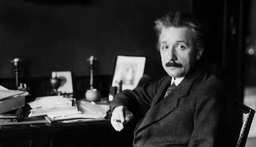
#> input picture CA1/einstein.png, 256 x 147 px, shrunk from 546 x 314 before the run
$ jupyter execute CA1_part1.ipynb   (shell and % lines are left out)
#> lines starting #> are read from the running program, lines starting #| are printed output that depends on the picture
# Part 1: 2D Convolution

### 1.Write a program for the image 2D convolution. It should be able to process any grayscale input image, and operate using the following kernels:

[cell 1]
import numpy as np
import matplotlib.pyplot as plt
from scipy import linalg
import random as rm
import math
import cv2

[cell 2]
# import and show the image
img = cv2.imread('einstein.png',cv2.IMREAD_GRAYSCALE)
#> img: shape (147, 256); min 0, max 254, mean 44.7
plt.imshow(img,plt.cm.gray)
print(img)
#> (printed output is left out)
img_sz=img.shape
#> img_sz = (147, 256)

[cell 3]
# pascal function : for computing sobel kernel
def pascal(k,n):
    if k >= 0 and k <= n:
        y = math.factorial(n)/(math.factorial(n-k)*math.factorial(k))
    else:
        y=0
    return y

[cell 4]
# kernels
#sobel
def sobel(order):
    sobel_x=np.zeros([order,order])
    smooth=np.zeros([order,1])
    diff=np.zeros([order,1])
    for j in range(0,order):
        smooth=pascal(j,order-1)
#         print(smooth)
        for k in range(0,order):
            diff=pascal(k,order-2)-pascal(k-1,order-2)
#             print(diff)
            sobel_x[j][k]=smooth*diff

    sobel_y=-1*sobel_x.T
    return sobel_x,sobel_y
#print(sobel_x,'\n',sobel_y)

[cell 5]
# convolution for sobel kernel, 2 kernel in 2 directions
def convolution_2(img,kernel1,kernel2):
    sz_img=img.shape
    sz_kernel=kernel1.shape
    #[a,b]=sz_kernel

    a=int((sz_kernel[0]-1)/2)
    b=int((sz_kernel[1]-1)/2)

    pimg=np.zeros(sz_img)
    for j in range(a,(sz_img[0]-a)):
        for k in range(b,(sz_img[1]-b)):
            for i in range(0,2):
                ximg=np.sum(img[j-a:j+a+1,k-b:k+b+1]*kernel1)
                yimg=np.sum(img[j-a:j+a+1,k-b:k+b+1]*kernel2)
                pimg[j][k]=np.abs(ximg)+np.abs(yimg)

    return pimg

[cell 6]
# when mask size is 3, ploting the Sobel kenerl processed image
[sobel_x,sobel_y]=sobel(3)
print(sobel_x,'\n',sobel_y)
sobel_img = convolution_2(img,sobel_x,sobel_y)
#> after the loop in convolution_2, `for j in range(a,(sz_img[0]-a)):`:
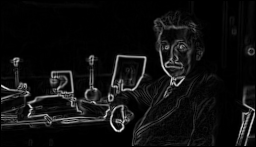
#> pimg: shape (147, 256) float64; min 0, max 1320, mean 83; drawn with min black and max white
#sobel_x_img=np.uint8(sobel_x_img)
plt.imshow(sobel_img,plt.cm.gray)
# print(sobel_x_img)

[cell 7]
# when mask size is 9, ploting the Sobel kenerl processed image
[sobel_x,sobel_y]=sobel(9)
print(sobel_x,'\n',sobel_y)
sobel_img = convolution_2(img,sobel_x,sobel_y)
#> after the loop in convolution_2 (call 2), `for j in range(a,(sz_img[0]-a)):`:
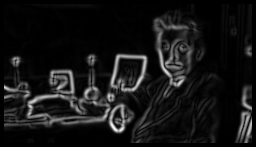
#> pimg: shape (147, 256) float64; min 0, max 2777016, mean 231965.1; drawn with min black and max white
#sobel_x_img=np.uint8(sobel_x_img)
plt.imshow(sobel_img,plt.cm.gray)
# print(sobel_x_img)

[cell 8]
# convolution for Gaussian kernel
def convolution_1(img,kernel1):
    sz_img=img.shape
    sz_kernel=kernel1.shape
    #[a,b]=sz_kernel

    a=int((sz_kernel[0]-1)/2)
    b=int((sz_kernel[1]-1)/2)

    pimg=np.zeros(sz_img)
    for j in range(a,(sz_img[0]-a)):
        for k in range(b,(sz_img[1]-b)):
            for i in range(0,2):
                ximg=np.sum(img[j-a:j+a+1,k-b:k+b+1]*kernel1)
                #yimg=np.sum(img[j-a:j+a+1,k-b:k+b+1]*kernel2)
                pimg[j][k]=np.abs(ximg)

    return pimg

[cell 9]
#kernel
#gaussian
def gaussian(x,y,delta):
    return 1/(2*math.pi*delta**2)*np.exp(-1*(x*x+y*y)/(2*delta**2))
def Gau(order):
    delta=0.3*((order-1)/2-1)+0.8
    a=int((order-1)/2)
    ga=np.zeros([order,order])
    for j in range(-a,a+1):
        for k in range(-a,a+1):
            ga[j][k]=gaussian(j,k,delta)

    return ga
# ga1=1/16*np.array([[1,2,1],[2,4,2],[1,2,1]])
# ga2=1/159*np.array([[2,4,5,4,2],[4,9,12,9,4],[5,12,15,12,5],[4,9,12,9,4],[2,4,5,4,2]])

[cell 10]
# when mask size is 3, ploting the Gaussian kenerl processed image
ga1=Gau(3)
print(ga1)
gaussian_img = convolution_1(img,ga1)
#> after the loop in convolution_1, `for j in range(a,(sz_img[0]-a)):`:
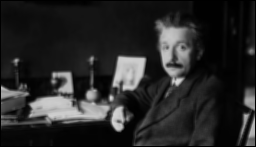
#> pimg: shape (147, 256) float64; min 0, max 214.3, mean 40.1
#sobel_x_img=np.uint8(sobel_x_img)
plt.imshow(gaussian_img,plt.cm.gray)
#print(sobel_x_img)

[cell 11]
# when mask size is 9, ploting the Gaussian kenerl processed image
ga2=Gau(9)
print(ga2)
gaussian_img = convolution_1(img,ga2)
#> after the loop in convolution_1 (call 2), `for j in range(a,(sz_img[0]-a)):`:
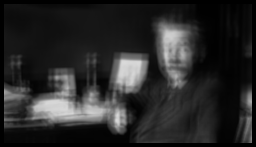
#> pimg: shape (147, 256) float64; min 0, max 218.1, mean 41.3
#sobel_x_img=np.uint8(sobel_x_img)
plt.imshow(gaussian_img,plt.cm.gray)
#print(sobel_x_img)

[cell 12]
# Haar kernel
def Haar(order):
    block=np.ones([order,order]).astype(int)
    mask1=np.concatenate([-1*block,block],axis=0)
    mask2=np.concatenate([-1*block,block],axis=1)
    mask3=np.concatenate([block,-1*block,block],axis=0)
    mask4=np.concatenate([block,-1*block,block],axis=1)
    mask5=np.concatenate([mask1,-1*mask1],axis=1)
    mask=[mask1,mask2,mask3,mask4,mask5]
    return mask

# 2D convolution for Haar kernel
def convolution_3(img,mask):
    sz_img=img.shape
    sz_kernel=mask.shape
    #[a,b]=sz_kernel

    a=int(sz_kernel[0])
    b=int(sz_kernel[1])

    pimg=np.zeros(sz_img)
    for j in range(0,(sz_img[0]-a)):
        for k in range(0,(sz_img[1]-b)):
            for i in range(0,2):
                ximg=np.sum(img[j:j+a,k:k+b]*mask)
                #yimg=np.sum(img[j-a:j+a+1,k-b:k+b+1]*kernel2)
                pimg[j][k]=np.abs(ximg)

    return pimg

[cell 13]
# when mask size is 1, ploting the Haar kenerl processed image
mask=Haar(1)
print(mask)
for ma in mask:
    Haar_img = convolution_3(img,ma)
    plt.imshow(Haar_img,plt.cm.gray)
    plt.show()
#> this loop made 5 passes
#> pass 1, `Haar_img = convolution_3(img,ma)`:
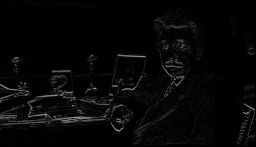
#> Haar_img: shape (147, 256) float64; min 0, max 159, mean 6.6
#> pass 2, `Haar_img = convolution_3(img,ma)`:
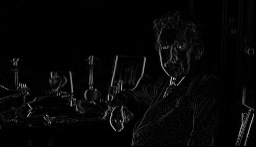
#> Haar_img: shape (147, 256) float64; min 0, max 195, mean 6.5
#> pass 3, `Haar_img = convolution_3(img,ma)`:
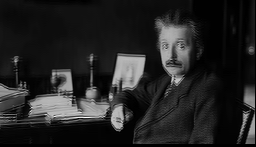
#> Haar_img: shape (147, 256) float64; min 0, max 313, mean 44; drawn with min black and max white

[cell 14]
# when mask size is 2, ploting the Haar kenerl processed image
mask=Haar(2)
print(mask)
for ma in mask:
    Haar_img = convolution_3(img,ma)
    plt.imshow(Haar_img,plt.cm.gray)
    plt.show()
#> this loop made 5 passes
#> pass 1, `Haar_img = convolution_3(img,ma)`:
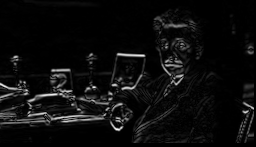
#> Haar_img: shape (147, 256) float64; min 0, max 751, mean 38.5; drawn with min black and max white
#> pass 2, `Haar_img = convolution_3(img,ma)`:
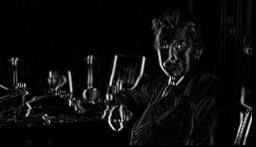
#> Haar_img: shape (147, 256) float64; min 0, max 786, mean 39.3; drawn with min black and max white
#> pass 3, `Haar_img = convolution_3(img,ma)`:
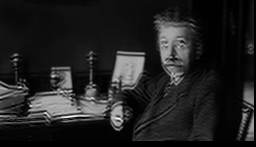
#> Haar_img: shape (147, 256) float64; min 0, max 1317, mean 174.7; drawn with min black and max white

### 2.Show the results of the convolution with each of the kernels above on this image

[cell 15]
#original image
plt.imshow(img,plt.cm.gray)
plt.title("original image")
plt.show()

# order
k = int(3)

#sobel
[sobel_x,sobel_y]=sobel(k)
# print(sobel_x,'\n',sobel_y)
sobel_img = convolution_2(img,sobel_x,sobel_y)
#sobel_x_img=np.uint8(sobel_x_img)
plt.imshow(sobel_img,plt.cm.gray)
plt.title("Processed by sobel kernel with order %d"%k)
plt.show()
# print(sobel_x_img)

#gaussian
ga1=Gau(k)
# print(ga1)
gaussian_img = convolution_1(img,ga1)
#sobel_x_img=np.uint8(sobel_x_img)
plt.imshow(gaussian_img,plt.cm.gray)
plt.title("Processed by gaussian kernel with order %d"%k)
plt.show()
#print(sobel_x_img)

#Haar
mask=Haar(2)
# print(mask)
for ma in mask:
    Haar_img = convolution_3(img,ma)
    plt.imshow(Haar_img,plt.cm.gray)
    plt.title("Processed by Haar kernel with order %d"%k)
    plt.show()
